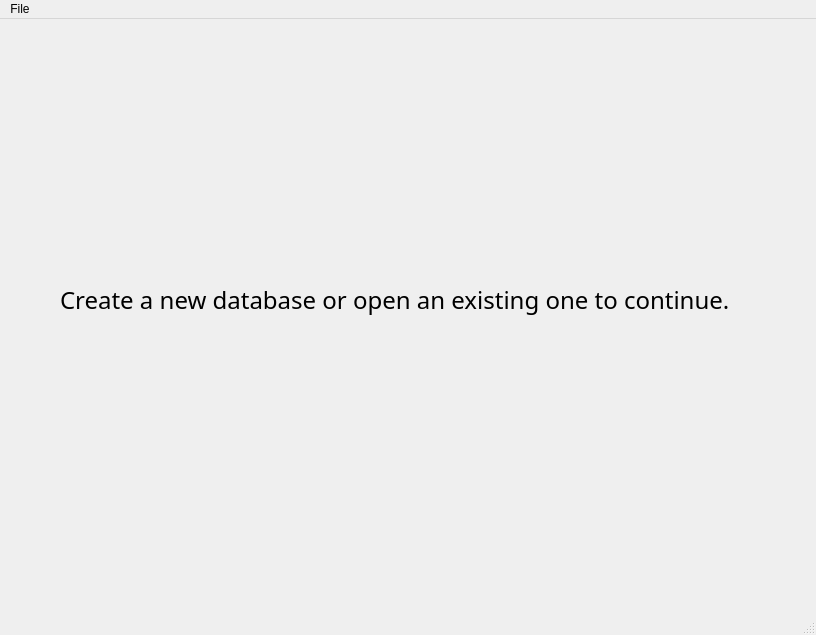
<?xml version="1.0" encoding="UTF-8"?>
<ui version="4.0">
 <class>passzero</class>
 <widget class="QMainWindow" name="passzero">
  <property name="geometry">
   <rect>
    <x>0</x>
    <y>0</y>
    <width>816</width>
    <height>635</height>
   </rect>
  </property>
  <property name="windowTitle">
   <string>Pass Zero</string>
  </property>
  <widget class="QWidget" name="centralwidget">
   <widget class="QStackedWidget" name="stackedWidget">
    <property name="geometry">
     <rect>
      <x>0</x>
      <y>0</y>
      <width>821</width>
      <height>611</height>
     </rect>
    </property>
    <widget class="QWidget" name="page">
     <widget class="QLabel" name="label">
      <property name="geometry">
       <rect>
        <x>60</x>
        <y>260</y>
        <width>711</width>
        <height>41</height>
       </rect>
      </property>
      <property name="font">
       <font>
        <family>Noto Sans</family>
        <pointsize>18</pointsize>
       </font>
      </property>
      <property name="text">
       <string>Create a new database or open an existing one to continue.</string>
      </property>
     </widget>
    </widget>
    <widget class="QWidget" name="page_2">
     <widget class="QPushButton" name="btnDelete">
      <property name="geometry">
       <rect>
        <x>10</x>
        <y>10</y>
        <width>94</width>
        <height>30</height>
       </rect>
      </property>
      <property name="text">
       <string>Delete</string>
      </property>
     </widget>
     <widget class="QPushButton" name="btnNewEntry">
      <property name="geometry">
       <rect>
        <x>130</x>
        <y>10</y>
        <width>94</width>
        <height>30</height>
       </rect>
      </property>
      <property name="text">
       <string>New Entry</string>
      </property>
     </widget>
     <widget class="QListWidget" name="listWidget">
      <property name="geometry">
       <rect>
        <x>10</x>
        <y>50</y>
        <width>211</width>
        <height>501</height>
       </rect>
      </property>
     </widget>
     <widget class="QLabel" name="label_2">
      <property name="geometry">
       <rect>
        <x>250</x>
        <y>65</y>
        <width>74</width>
        <height>20</height>
       </rect>
      </property>
      <property name="font">
       <font>
        <family>Noto Sans</family>
       </font>
      </property>
      <property name="text">
       <string>Item Label:</string>
      </property>
     </widget>
     <widget class="QLineEdit" name="textLabel">
      <property name="geometry">
       <rect>
        <x>340</x>
        <y>60</y>
        <width>351</width>
        <height>30</height>
       </rect>
      </property>
     </widget>
     <widget class="QLabel" name="label_3">
      <property name="geometry">
       <rect>
        <x>250</x>
        <y>125</y>
        <width>81</width>
        <height>18</height>
       </rect>
      </property>
      <property name="text">
       <string>Username:</string>
      </property>
     </widget>
     <widget class="QLineEdit" name="textUsername">
      <property name="geometry">
       <rect>
        <x>340</x>
        <y>120</y>
        <width>351</width>
        <height>30</height>
       </rect>
      </property>
     </widget>
     <widget class="QLabel" name="label_4">
      <property name="geometry">
       <rect>
        <x>250</x>
        <y>185</y>
        <width>81</width>
        <height>18</height>
       </rect>
      </property>
      <property name="text">
       <string>Password:</string>
      </property>
     </widget>
     <widget class="QLineEdit" name="textPassword">
      <property name="geometry">
       <rect>
        <x>340</x>
        <y>180</y>
        <width>351</width>
        <height>30</height>
       </rect>
      </property>
     </widget>
     <widget class="QLabel" name="label_5">
      <property name="geometry">
       <rect>
        <x>250</x>
        <y>250</y>
        <width>101</width>
        <height>18</height>
       </rect>
      </property>
      <property name="text">
       <string>Secure Notes:</string>
      </property>
     </widget>
     <widget class="QTextEdit" name="textNote">
      <property name="geometry">
       <rect>
        <x>340</x>
        <y>270</y>
        <width>351</width>
        <height>251</height>
       </rect>
      </property>
     </widget>
    </widget>
   </widget>
  </widget>
  <widget class="QMenuBar" name="menubar">
   <property name="geometry">
    <rect>
     <x>0</x>
     <y>0</y>
     <width>816</width>
     <height>27</height>
    </rect>
   </property>
   <widget class="QMenu" name="menuFile">
    <property name="title">
     <string>File</string>
    </property>
    <addaction name="actionNew"/>
    <addaction name="actionSave"/>
    <addaction name="actionSave_As"/>
    <addaction name="actionOpen"/>
    <addaction name="separator"/>
    <addaction name="actionAbout"/>
    <addaction name="actionExit"/>
    <addaction name="separator"/>
   </widget>
   <addaction name="menuFile"/>
  </widget>
  <widget class="QStatusBar" name="statusbar"/>
  <action name="actionNew">
   <property name="text">
    <string>New</string>
   </property>
   <property name="shortcut">
    <string>Ctrl+N</string>
   </property>
  </action>
  <action name="actionSave">
   <property name="text">
    <string>Save</string>
   </property>
   <property name="shortcut">
    <string>Ctrl+S</string>
   </property>
  </action>
  <action name="actionSave_As">
   <property name="text">
    <string>Save As</string>
   </property>
   <property name="shortcut">
    <string>Ctrl+Shift+S</string>
   </property>
  </action>
  <action name="actionOpen">
   <property name="text">
    <string>Open</string>
   </property>
   <property name="shortcut">
    <string>Ctrl+O</string>
   </property>
  </action>
  <action name="actionAbout">
   <property name="text">
    <string>About</string>
   </property>
  </action>
  <action name="actionExit">
   <property name="text">
    <string>Exit</string>
   </property>
  </action>
 </widget>
 <resources/>
 <connections/>
</ui>
